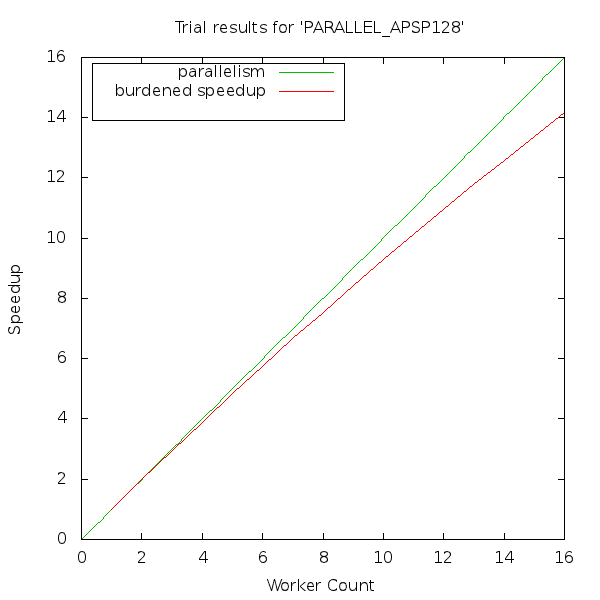

The script that saved this image:
set terminal png size 600, 600
set output "PARALLEL_APSP128.png"
set datafile separator ","
set size square 1.0, 1.0
set title "Trial results for 'PARALLEL_APSP128'"
set xlabel "Worker Count" 0.0,0.0
set ylabel "Speedup" 0.0,0.0
set key left top box
set pointsize 1.8
plot [0:16] [0:16] x title "parallelism" lt 2, 197.184094 notitle lt 2, "PARALLEL_APSP128.csv" using 1:2 title "burdened speedup" with lines lt 1, "PARALLEL_APSP128.csv" using 1:4 with points pt 1 title "trials"
